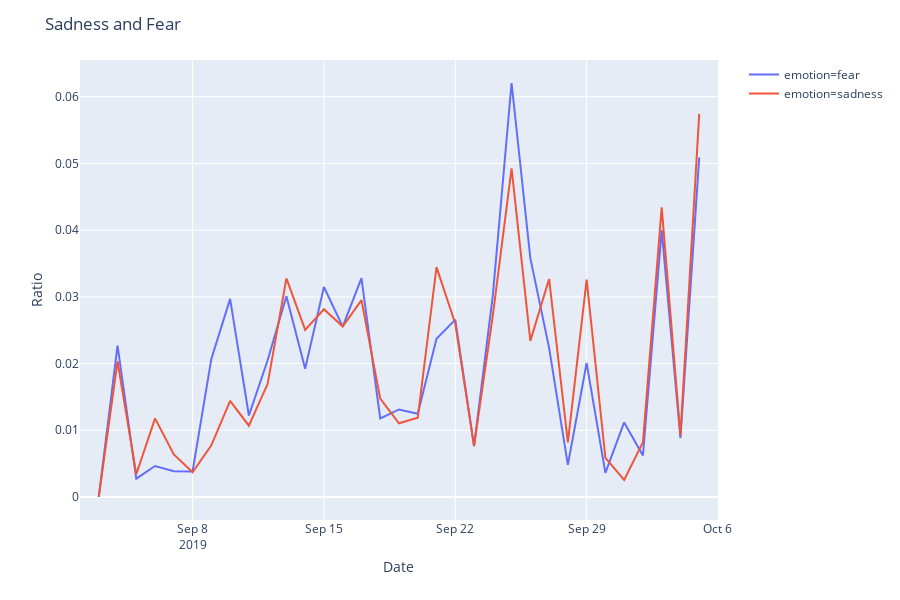

The code cell stored with this chart in its notebook:
### Code cell
fig = px.line(nrc_date[nrc_date.emotion.isin (['sadness','fear'])], 
              x="created_at_date", y="average_sentiment", color='emotion')
fig.update_xaxes(title_text="Date",range=['2019-09-02','2019-10-06'])
fig.update_yaxes(title_text="Ratio",range=['2019-09-02','2019-10-06'])
#fig.update_layout(title_text="NRC Lexicon: Sadness and Fear over Date")
fig.update_layout(title_text="Sadness and Fear")
fig.show()
